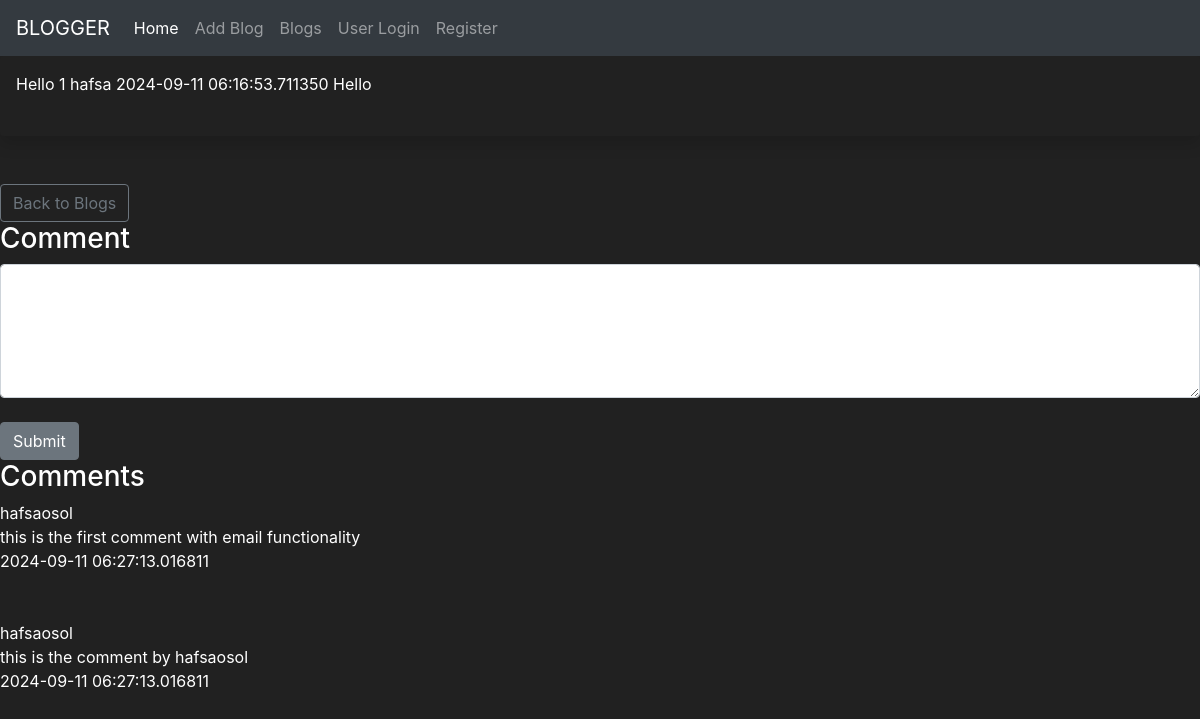
/post/1, run on the app's committed database.
### app.py (models this page shows, shortened)
class Posts(db.Model):
    id = db.Column(db.Integer(), primary_key = True)
    title = db.Column(db.String(255))
    content = db.Column(db.Text)
    date_posted = db.Column(db.DateTime, default = datetime.now(timezone.utc))
    slug = db.Column(db.String(255))
    poster_id = db.Column(db.Integer, db.ForeignKey('users.id'))
    comments = db.relationship('Comments', backref='post')

class Users(db.Model, UserMixin):
    id = db.Column(db.Integer, primary_key = True)
    username = db.Column(db.String(20), nullable = False,unique = True)
    name = db.Column(db.String(200), nullable = False)
    email = db.Column(db.String(120), nullable = False,unique = True)
    fav_color = db.Column(db.String(120))
    date_added = db.Column(db.DateTime, default = datetime.now(timezone.utc))
    password_hash = db.Column(db.String(120))
    posts = db.relationship('Posts', backref = 'poster')
    comments = db.relationship('Comments', backref = 'commenter')
    @property
    def password(self):
        raise AttributeError("password is not a readable attribute")

class Comments(db.Model):
    id = db.Column(db.Integer(), primary_key = True)
    content = db.Column(db.String(200))
    date_posted = db.Column(db.DateTime, default = datetime.now(timezone.utc))
    commentor_id = db.Column(db.Integer, db.ForeignKey('users.id'))
    post_id = db.Column(db.Integer, db.ForeignKey('posts.id'))

### app.py (the view, shortened to what this page needs)
@app.route('/post/<int:id>',methods = ['GET','POST'])
def post(id):
    post = Posts.query.get_or_404(id)
    form = CommentForm()
    comments = Comments.query.filter_by(post_id=id).order_by(Comments.date_posted.desc()).all()
    return render_template('post.html', post=post, form=form,comments = comments)

### app.py
class CommentForm(FlaskForm):
    content = StringField("Content", validators=[DataRequired()], widget=TextArea())
    submit = SubmitField("Submit")

### templates/post.html (shortened to what this page needs)
{% extends 'base.html'%}
{% block content %}
<div class="shadow p-3 mb-5 bg-body rounded">
{{post.title}}
{{post.id}}
{{post.poster.name}}
{{post.date_posted}}
{{post.content}}
<br><br>
</div>
<a href="{{ url_for('posts')}}" class='btn btn-outline-secondary'>Back to Blogs</a>
<h3>Comment</h3>
<form action="{{ url_for('post',id = post.id)}}" method="POST">
  {{ form.content(class="form-control", rows = "5") }}
  <br>
  {{ form.submit(class="btn btn-secondary") }}
</form>
<h3>Comments</h3>
{% for comment in comments %}
{{comment.commenter.name}}<br>
{{comment.content}}<br>
{{comment.date_posted}}
<br>
<br><br>
{% endfor %}
{% endblock %}

### templates/base.html (style rules this page uses)
body { background-color: #212121; color: white }

### data on the page
Posts: title "Hello", id "1", date_posted "2024-09-11 06:16:53.711350", content "Hello"
Users: poster.name "hafsa"
Comments: commenter.name "hafsaosol", content "this is the first comment with email functionality", date_posted "2024-09-11 06:27:13.016811"
Comments: commenter.name "hafsaosol", content "this is the comment by hafsaosol", date_posted "2024-09-11 06:27:13.016811"
